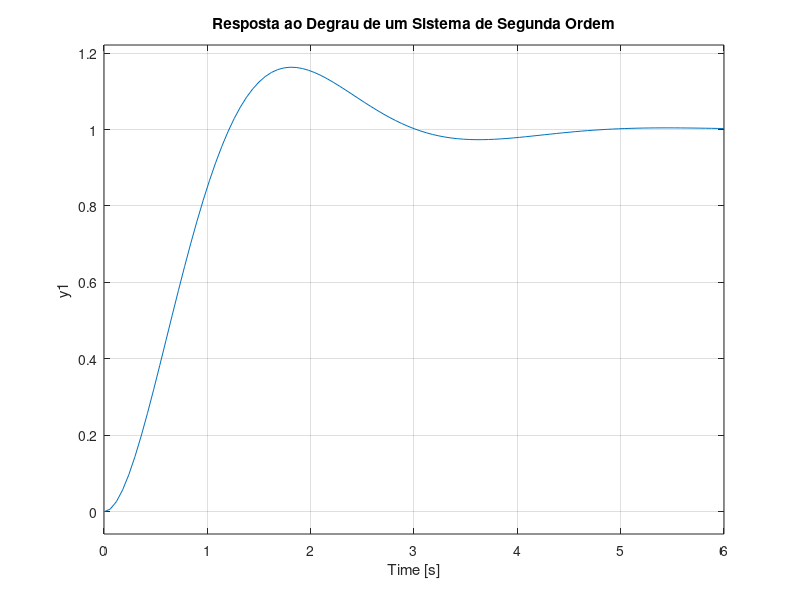

Write MATLAB code to recreate this figure.
pkg load control  % Carregar o pacote Control

% Definir os parâmetros de um sistema de segunda ordem
wn = 2;  % Frequência natural
zeta = 0.5;  % Fator de amortecimento

% Criar a função de transferência do sistema de segunda ordem
num = [wn^2];  % Numerador
den = [1 2*zeta*wn wn^2];  % Denominador
sys = tf(num, den);  % Função de transferência

% Exibir a função de transferência
disp('Função de Transferência:');
disp(sys);
pause(5);

% Plotar a resposta ao degrau do sistema
figure;
step(sys);
title('Resposta ao Degrau de um Sistema de Segunda Ordem');
grid on;
pause(5);

